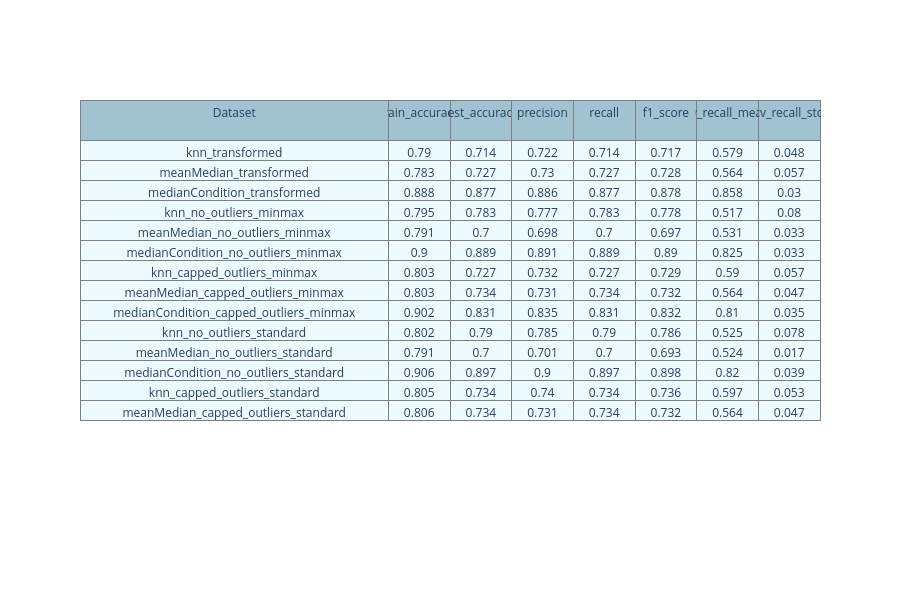

Here is the notebook cell this chart was saved with:
### Code cell
table_plotting(svm_training_results_df)

### Figure 1 — Plotly figure (JSON) as saved in the notebook; plotly's stock layout.template omitted (floating-point values rounded to 4 significant figures)
{"data": [{"cells": {"align": "center", "fill": {"color": "#EDFAFF"}, "font": {"size": 12}, "line": {"color": "#7D7F80"}, "values": [["knn_transformed", "meanMedian_transformed", "medianCondition_transformed", "knn_no_outliers_minmax", "meanMedian_no_outliers_minmax", "medianCondition_no_outliers_minmax", "knn_capped_outliers_minmax", "meanMedian_capped_outliers_minmax", "medianCondition_capped_outliers_minmax", "knn_no_outliers_standard", "meanMedian_no_outliers_standard", "medianCondition_no_outliers_standard", "knn_capped_outliers_standard", "meanMedian_capped_outliers_standard"], [0.79, 0.783, 0.888, 0.795, 0.791, 0.9, 0.803, 0.803, 0.902, 0.802, 0.791, 0.906, 0.805, 0.806], [0.714, 0.727, 0.877, 0.783, 0.7, 0.889, 0.727, 0.734, 0.831, 0.79, 0.7, 0.897, 0.734, 0.734], [0.722, 0.73, 0.886, 0.777, 0.698, 0.891, 0.732, 0.731, 0.835, 0.785, 0.701, 0.9, 0.74, 0.731], [0.714, 0.727, 0.877, 0.783, 0.7, 0.889, 0.727, 0.734, 0.831, 0.79, 0.7, 0.897, 0.734, 0.734], [0.717, 0.728, 0.878, 0.778, 0.697, 0.89, 0.729, 0.732, 0.832, 0.786, 0.693, 0.898, 0.736, 0.732], [0.579, 0.564, 0.858, 0.517, 0.531, 0.825, 0.59, 0.564, 0.81, 0.525, 0.524, 0.82, 0.597, 0.564], [0.048, 0.057, 0.03, 0.08, 0.033, 0.033, 0.057, 0.047, 0.035, 0.078, 0.017, 0.039, 0.053, 0.047]]}, "columnwidth": [400, 80], "header": {"align": "center", "fill": {"color": "#a1c3d1"}, "font": {"size": 12}, "height": 40, "line": {"color": "#7D7F80"}, "values": ["Dataset", "train_accuracy", "test_accuracy", "precision", "recall", "f1_score", "cv_recall_mean", "cv_recall_std"]}, "type": "table"}], "layout": {"height": 600}}
